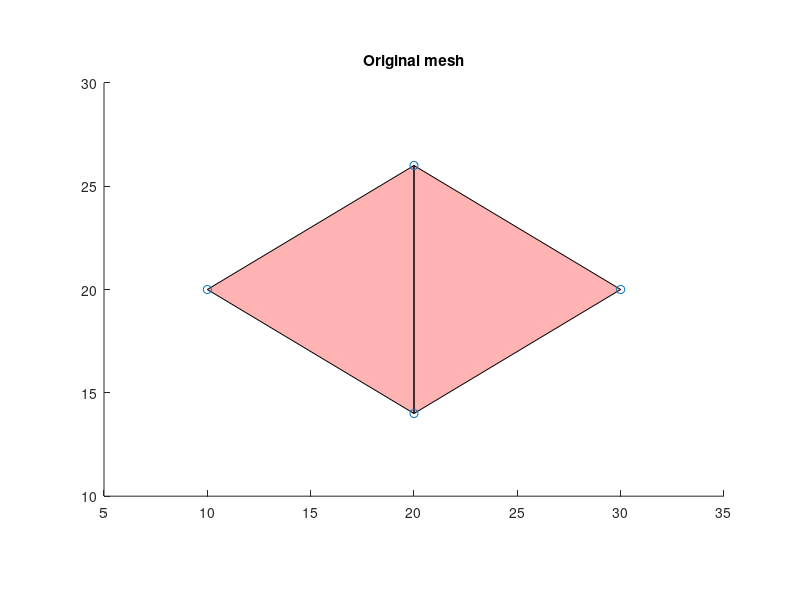
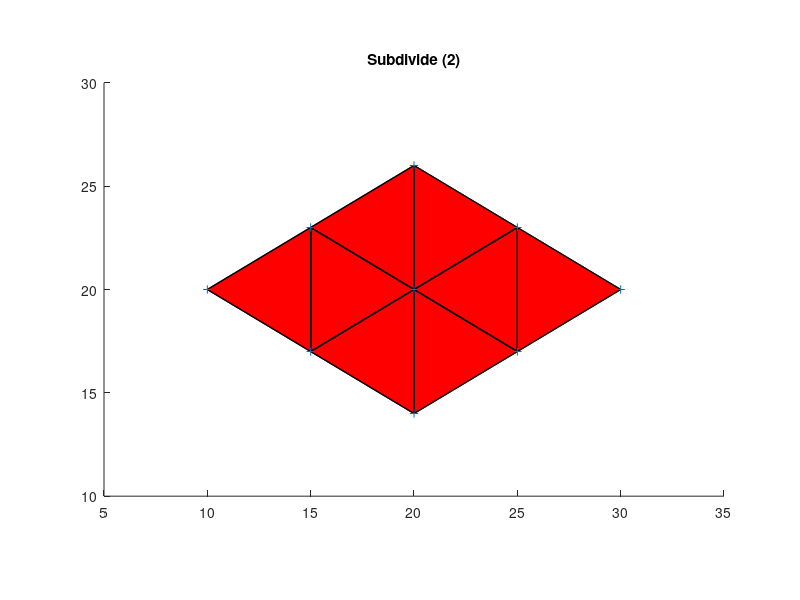
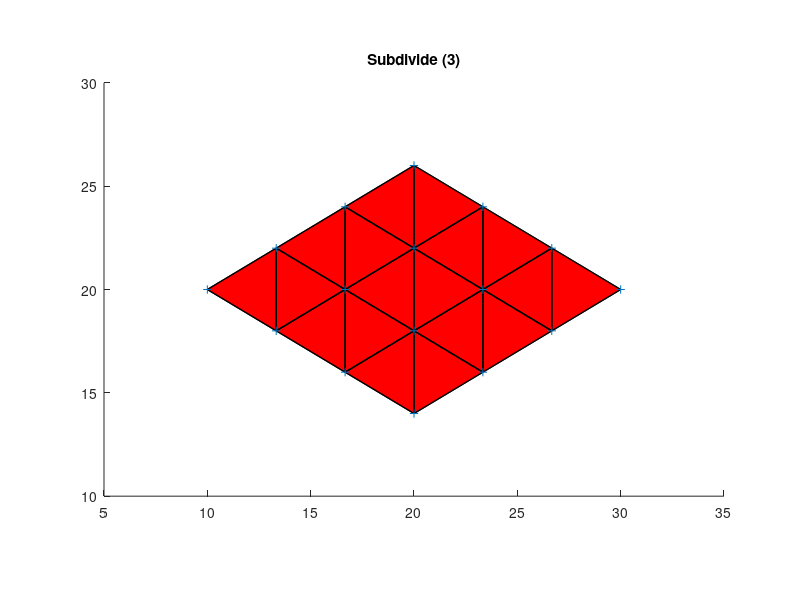
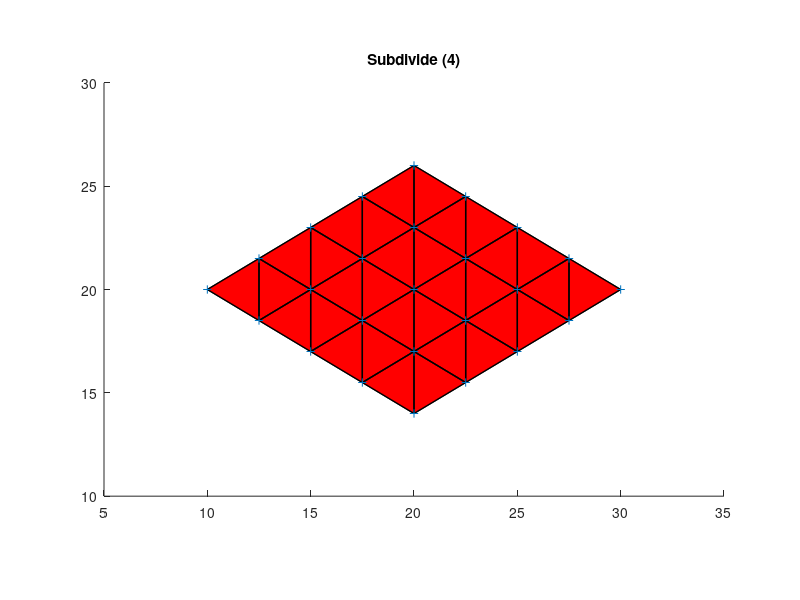

Source code (MATLAB) for these figures, in order:
%CHECK_SUBDIVIDEMESH Check the function subdivdeMesh
%
%   output = checkSubdivideMesh(input)
%
%   Example
%   checkSubdivideMesh
%
%   See also
%
%
% ------
% Author: David Legland
% e-mail: david.legland@grignon.inra.fr
% Created: 2013-08-22,    using Matlab 7.9.0.529 (R2009b)
% Copyright 2013 INRA - Cepia Software Platform.


%% Initialisations

% create mesh
vertices = [20 26;10 20;20 14;30 20];
faces = [1 2 3;1 3 4];

% draw the mesh into a new figure
figure(1); clf;
drawMesh(vertices, faces, 'FaceAlpha', .3);
hold on; axis equal;
axis([5 35 10 30]);
drawPoint(vertices);
title('Original mesh');


%% Subdivide into 2 faces

n = 2;

% draw the mesh into a new figure
figure(2); clf;
drawMesh(vertices, faces, 'FaceAlpha', .3);
hold on; axis equal;
axis([5 35 10 30]);

[v2, f2] = subdivideMesh(vertices, faces, n);
drawMesh(v2, f2, 'lineWidth', 1);
drawPoint(v2, '+');
title('Subdivide (2)');


%% Subdivide into 3 faces

n = 3;

% draw the mesh into a new figure
figure(3); clf;
drawMesh(vertices, faces, 'FaceAlpha', .3);
hold on; axis equal;
axis([5 35 10 30]);

[v2, f2] = subdivideMesh(vertices, faces, n);
drawMesh(v2, f2, 'lineWidth', 1);
drawPoint(v2, '+');
title('Subdivide (3)');


%% Subdivide into 4 faces

n = 4;

% draw the mesh into a new figure
figure(4); clf;
drawMesh(vertices, faces, 'FaceAlpha', .3);
hold on; axis equal;
axis([5 35 10 30]);

[v2, f2] = subdivideMesh(vertices, faces, n);
drawMesh(v2, f2, 'lineWidth', 1);
drawPoint(v2, '+');
title('Subdivide (4)');
